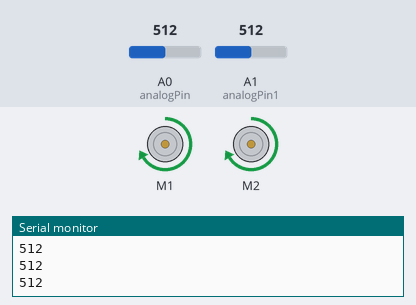
This sketch was run on a simulated Arduino Uno, built with avr-gcc and run on an emulated ATmega328P. Shown: 2 × DC motor (green arrow = forward, orange = backward, longer = faster), the last lines printed to the serial monitor. The test bench sets the inputs (shaded band); at power-on: A0 (analogPin) = 512, A1 (analogPin1) = 512.

Above: at 6.2 s.
6.3 s: A0 (analogPin) set to 308
7.8 s: A0 (analogPin) set to 286
At 8.6 s:
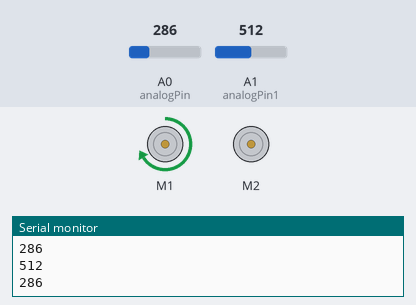
9.3 s: A1 (analogPin1) set to 314
10.8 s: A1 (analogPin1) set to 283
At 11.6 s:
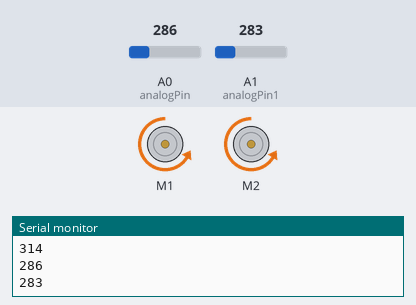
13.8 s: A0 (analogPin) set to 306
At 15.4 s:
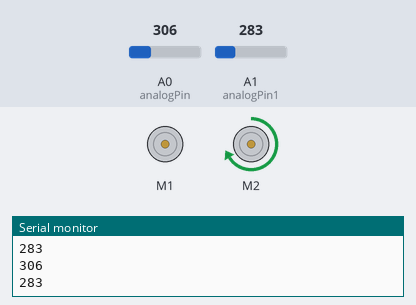
16.3 s: A0 (analogPin) set to 290
At 17.1 s:
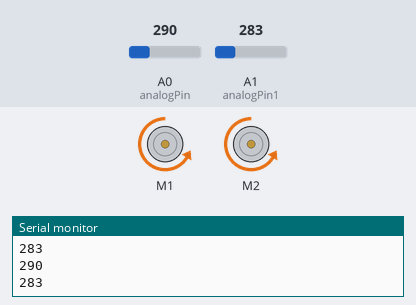
Timing chart, 0 to 20.3 s (numbered marks = the images above; inputs shaded):
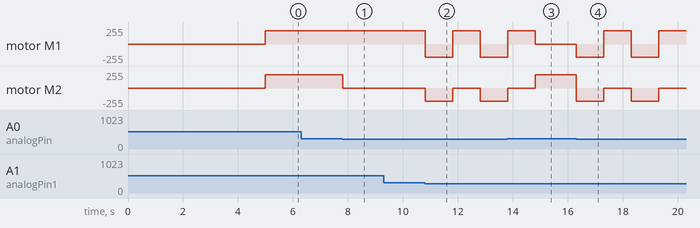

The sketch:

SUMOBOT_FINAL.ino
```cpp
#include<AFMotor.h> //Include Adafruit Motor Driver Shield Library
//create motor obejects
AF_DCMotor motor1(1, MOTOR12_1KHZ); //LEFT
AF_DCMotor motor2(2, MOTOR12_1KHZ); //RIGHT

int analogPin=A0;
int analogPin1=A1;

int left=0;
int right=0;

void setup() {
  Serial.begin(9600);
  delay(5000);
   motor1.setSpeed(200); //motor speed is 200-255
  motor2.setSpeed(200);


}

void loop() {
  left =analogRead(analogPin);
  right =analogRead(analogPin1);
  Serial.println(left);
  Serial.println(right);


  if (left>300 && right>300) //no obstructions
  { motor2.run(FORWARD);
  motor1.run(FORWARD);


  }

  if (left<300 && right<300) //Full Frontal obstruction
 { motor1.run(BACKWARD);
 motor2.run(BACKWARD);
 delay(1000);
 motor1.run(FORWARD);
 motor2.run(RELEASE);
 delay(1000);


 }

if (left>300 && right<300) //obstructions at right
 { motor1.run(RELEASE); //turns left
 motor2.run(FORWARD);


 }

 if (left<300 && right>300) //obstructions at left
 {

motor1.run(FORWARD); //turns right
 motor2.run(RELEASE);
 }

}
```

Measured:
- the behaviour switches between 300 and 299 on A0 (analogPin) (found by bisection; images 0 and 1)
- the behaviour switches between 300 and 299 on A1 (analogPin1) (found by bisection; images 1 and 2)
- after the input at 7.8 s, motor M2: forward 200/255 → stopped at once
- after the input at 10.8 s, motor M1: forward 200/255 → backward 200/255 at once, → forward 200/255 1.0 s later, → backward 200/255 1.0 s later; motor M2: stopped → backward 200/255 at once, → stopped 1.0 s later, → backward 200/255 1.0 s later
- after the input at 16.3 s, motor M1: alternates forward 200/255 for 1.0 s and backward 200/255 for 1.0 s, starting at once; motor M2: alternates backward 200/255 for 1.0 s and stopped for 1.0 s, starting at once
